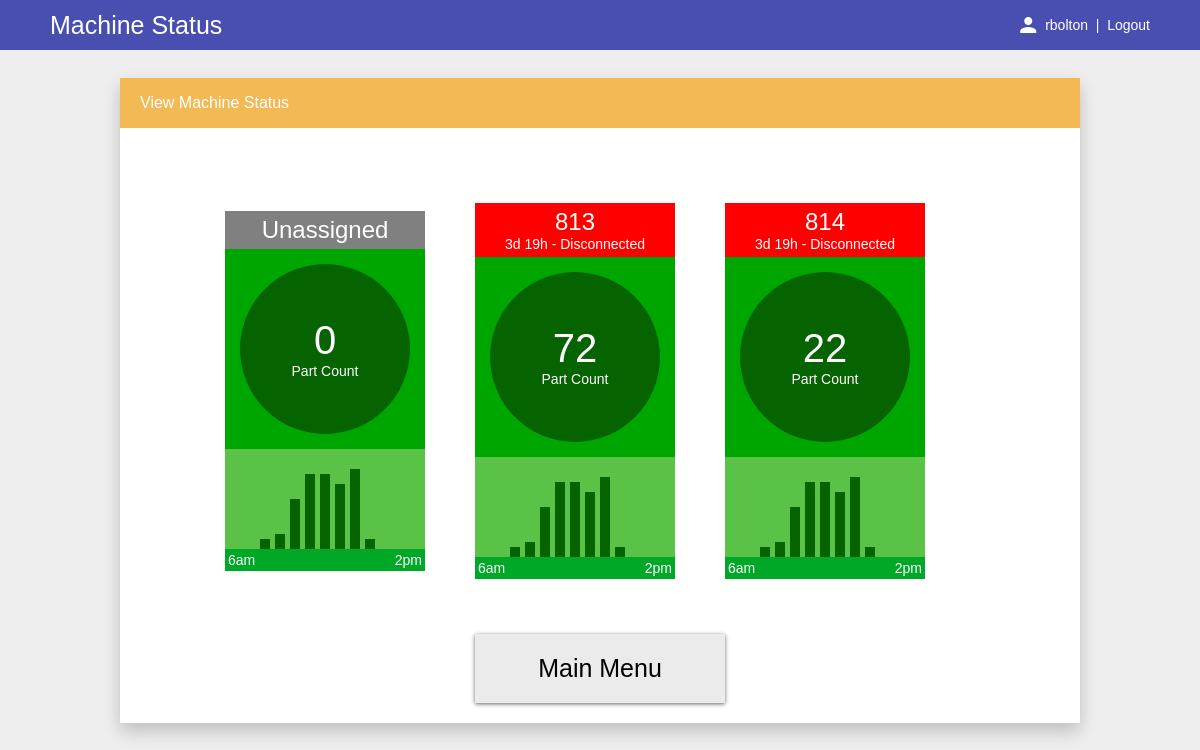
The page /machineStatus/machineStatus.php (signed in) on the database its author committed.
### tables this page shows
CREATE TABLE `user` (
  `employeeNumber` int(11) NOT NULL,
  `username` varchar(16) NOT NULL,
  `password` varchar(16) NOT NULL,
  `roles` int(11) NOT NULL,
  `permissions` int(11) NOT NULL DEFAULT '0',
  `firstName` varchar(16) NOT NULL,
  `lastName` varchar(16) NOT NULL,
  `email` varchar(32) NOT NULL
);

CREATE TABLE `sensor` (
  `id` int(11) NOT NULL,
  `sensorId` varchar(32) NOT NULL,
  `wcNumber` int(11) DEFAULT NULL,
  `lastContact` datetime DEFAULT NULL,
  `lastCount` datetime DEFAULT NULL,
  `partCount` int(11) NOT NULL DEFAULT '0',
  `resetTime` datetime DEFAULT NULL
);

### common/authentication.php (called while the page is built, shortened)
<?php
require_once 'userInfo.php';
class Authentication
{
   static public function isAuthenticated()
   {
      return (isset($_SESSION["authenticated"]) && ($_SESSION["authenticated"] == true));
   }
   static public function getAuthenticatedUser()
   {
      $authenticatedUser = null;
      if (isset($_SESSION["authenticatedUser"]) && ($_SESSION["authenticatedUser"] == true))
      {
         $authenticatedUser = UserInfo::loadByName($_SESSION["authenticatedUser"]);
      }
      return ($authenticatedUser);
   }
}
?>

### common/databaseKey.php (called while the page is built)
<?php
$SERVER = "localhost";
$USER = "root";
$PASSWORD = "";
$DATABASE = "pptp";
?>

### common/userInfo.php (called while the page is built, shortened)
<?php
require_once 'database.php';
class UserInfo
{
   static public function loadByName($username)
   {
      $userInfo = null;
      $database = new PPTPDatabase();
      $database->connect();
      if ($database->isConnected())
      {
         $result = $database->getUserByName($username);
         if ($result && ($row = $result->fetch_assoc()))
         {
            $userInfo = new UserInfo();
            $userInfo->initialize($row);
         }
      }
      return ($userInfo);
   }
   private function initialize($row)
   {
      $this->username = $row['username'];
   }
}
?>

### common/database.php (called while the page is built, shortened)
<?php
require_once 'databaseKey.php';
require_once 'time.php';
class MySqlDatabase implements Database
{
   function __construct(
      $server,
      $user,
      $password,
      $database)
   {
      $this->server = $server;
      $this->user = $user;
      $this->password = $password;
      $this->database = $database;
   }
   public function connect()
   {
      $this->connection = new mysqli($this->server, $this->user, $this->password, $this->database);
      if ($this->connection->connect_error)
      {
      }
      else
      {
         $this->isConnected = true;
      }
   }
   public function isConnected()
   {
      return ($this->isConnected);
   }
   public function query(
      $query)
   {
      $result = NULL;
      if ($this->isConnected())
      {
         $result = $this->connection->query($query);
      }
      return ($result);
   }
   private $server = "";
   private $user = "";
   private $password = "";
   private $database = "";
   private $connection;
   private $isConnected = false;
}
class PPTPDatabase extends MySqlDatabase
{
   public function getUserByName($username)
   {
      $query = "SELECT * FROM user WHERE username = \"$username\";";
      $result = $this->query($query);
      return ($result);
   }
   public function getSensors()
   {
      $query = "SELECT * FROM sensor ORDER BY wcNumber ASC;";
      $result = $this->query($query);
      return ($result);
   }
   public function getSensor($sensorId)
   {
      $query = "SELECT * FROM sensor WHERE sensorId = \"$sensorId\";";
      $result = $this->query($query);
      return ($result);
   }
}
?>

### common/time.php (called while the page is built, shortened)
<?php
class Time
{
   static public function now($format)
   {
      $dateTime = new DateTime();
      $dateTime->setTimezone(new DateTimeZone('America/New_York'));
      return ($dateTime->format($format));
   }
   static public function fromMySqlDate($dateString, $format)
   {
      $dateTime= new DateTime($dateString, new DateTimeZone('UTC'));
      $dateTime->setTimezone(new DateTimeZone('America/New_York'));
      return ($dateTime->format($format));
   }
}
?>

### machineStatus/machineStatusIndicator.php (the view, shortened to what this page needs)
<?php
require_once '../common/time.php';
class MachineStatus
{
   public static function toString($machineStatus)
   {
      $string = "";
      switch ($machineStatus)
      {
         case MachineStatus::DISCONNECTED:
            $string = "Disconnected";
            break;
         default:
            break;
      }
      return ($string);
   }
}
class MachineStatusIndicator
{
   public function __construct($sensorId, $wcNumber)
   {
      $this->sensorId = $sensorId;
      $this->wcNumber = $wcNumber;
      $this->database = new PPTPDatabase();
   }
   public function getHtml()
   {
      $html = "";
      $this->database->connect();
      if ($this->database->isConnected())
      {
         $this->getStatus($status, $uptime);
         $wcDescription = $this->wcNumber ? $this->wcNumber : "Unassigned";
         $statusClass = strtolower(MachineStatus::toString($status));
         $statusDescription = $this->getStatusDescription($status, $uptime);
         $partCount = $this->getPartCount();
         $hourlyGraph = $this->getHourlyGraph();
         $startTime = "6am";
         $endTime = "2pm";
         $html .=
         <<<HEREDOC
         <div class="flex-vertical machine-status-div $statusClass">
            <div class="flex-vertical machine-status-header-div">
               <div class="flex-horizontal wc-text">$wcDescription</div>
               <div id="status-time-$this->wcNumber" class="flex-horizontal small-text">$statusDescription</div>
            </div>
            <div class="flex-horizontal machine-status-body-div">
               <div class="flex-vertical machine-status-part-count-div">
                  <div id="part-count-$this->wcNumber" class="flex-horizontal part-count-text">$partCount</div>
                  <div class="flex-horizontal small-text">Part Count</div>
               </div>
            </div>
            $hourlyGraph
            <div class="flex-horizontal machine-status-footer-div small-text">
               <div>$startTime</div>
               <div>$endTime</div>
            </div>
         </div>
HEREDOC;
      }
      return ($html);
   }
   private function getStatus(&$status, &$uptime)
   {
      $status = MachineStatus::UNASSIGNED;
      $uptime = 0;
      if ($this->wcNumber != 0)
      {
         $status = MachineStatus::DISCONNECTED;
         $result = $this->database->getSensor($this->sensorId);
         if ($result && ($row = $result->fetch_assoc()))
         {
            $lastContact = new DateTime(Time::fromMySqlDate($row["lastContact"], "Y-m-d H:i:s"));
            $lastCount = new DateTime(Time::fromMySqlDate($row["lastCount"], "Y-m-d H:i:s"));
            $now = new DateTime(Time::now("Y-m-d H:i:s"));
            $countInterval = $lastCount->diff($now);
            $contactInterval = $lastContact->diff($now);
            if (($countInterval->d == 0) &&
                ($countInterval->h == 0) &&
                ($countInterval->i == 0) &&
                ($countInterval->s < 10))
            {
               $status = MachineStatus::ACTIVE;
               $uptime = $countInterval;
            }
            else if (($contactInterval->d == 0) &&
                     ($contactInterval->h == 0) &&
                     ($contactInterval->i == 0) &&
                     ($contactInterval->s < 10))
            {
               $status = MachineStatus::IDLE;
               $uptime = $countInterval;
            }
            else
            {
               $status = MachineStatus::DISCONNECTED;
               $uptime = $contactInterval;
            }
         }
      }
      return ($status);
   }
   private function getStatusDescription($status, $uptime)
   {
      $statusDescription = "";
      if ($status == MachineStatus::UNASSIGNED)
      {
         $statusDescription = MachineStatus::toString($status);
      }
      else
      {
         if ($uptime->d > 0)
         {
            $statusDescription = $uptime->d . "d " . $uptime->h . "h";
         }
         $statusDescription .= " - " . MachineStatus::toString($status);
      }
      return ($statusDescription);
   }
   private function getPartCount()
   {
      $result = $this->database->getSensor($this->sensorId);
      if ($result && ($row = $result->fetch_assoc()))
      {
         $partCount = $row["partCount"];
      }
      return ($partCount);
   }
   private function getHourlyPartCounts()
   {
      $partCounts = [0, 0, 45, 78, 78, 898, 456, 688, 345, 34, 0, 0];
      return ($partCounts);
   }
   private function getHourlyGraph()
   {
      $hourlyGraph =
      <<<HEREDOC
      <div class="flex-horizontal machine-status-graph-div">
         <div class="graph-bar" style="height:0%"></div>
         <div class="graph-bar" style="height:0%"></div>
         <div class="graph-bar" style="height:10%"></div>
         <div class="graph-bar" style="height:15%"></div>
         <div class="graph-bar" style="height:50%"></div>
         <div class="graph-bar" style="height:75%"></div>
         <div class="graph-bar" style="height:75%"></div>
         <div class="graph-bar" style="height:65%"></div>
         <div class="graph-bar" style="height:80%"></div>
         <div class="graph-bar" style="height:10%"></div>
         <div class="graph-bar" style="height:0%"></div>
         <div class="graph-bar" style="height:0%"></div>
      </div>
HEREDOC;
      return ($hourlyGraph);
   }
   private $sensorId = 0;
   private $wcNumber = 0;
   private $database;
}
?>

### common/header.php
<?php
require_once 'authentication.php';
class Header
{
   public static function render($pageTitle)
   {
      echo
<<<HEREDOC
      <div class="header-div">
         <span class="page-title">$pageTitle</span>
HEREDOC;
      if (Authentication::isAuthenticated())
      {
         $username = Authentication::getAuthenticatedUser()->username;
         echo
<<<HEREDOC
            <div class="flex-horizontal">
               <i class="material-icons" style="margin-right:5px; color: #ffffff; font-size: 24px;">person</i>
               <div class="nav-username">$username&nbsp | &nbsp</div>
               <a class="nav-link" href="/pptp/home.php?action=logout">Logout</a>
            </div>
HEREDOC;
      }
      echo "</div>";
   }
}
?>

### machineStatus/viewMachineStatusPage.php (shortened to what this page needs)
<?php
require_once '../common/database.php';
require_once '../common/navigation.php';
require_once 'machineStatusIndicator.php';
class MachineStatusPage
{
   public static function getHtml()
   {
      $machineStatus = MachineStatusPage::getMachineStatus();
      $navBar = MachineStatusPage::navBar();
      $html =
      <<<HEREDOC
      <form id="timeCardForm" action="timeCard.php" method="POST"></form>
      <div class="flex-vertical card-div">
         <div class="card-header-div">View Machine Status</div>
         <div class="flex-horizontal content-div" style="height:400px;">
            $machineStatus
         </div>
         $navBar
      </div>
      <script src="machineStatus.js"></script>
      <script>
         // Start a one-second timer to update the machine status div.
         setInterval(function(){updateMachineStatus();}, 1000);
      </script>
HEREDOC;
      return ($html);
   }
   public static function render()
   {
      echo (MachineStatusPage::getHtml());
   }
   public static function getMachineStatus()
   {
      $html = "<div id=\"machine-status-container\" class=\"flex-horizontal\">";
      $database = new PPTPDatabase();
      $database->connect();
      if ($database->isConnected())
      {
         $result = $database->getSensors();
         if ($result)
         {
            while ($row = $result->fetch_assoc())
            {
               $machineStatusIndicator = new MachineStatusIndicator($row["sensorId"], $row["wcNumber"]);
               $html .= $machineStatusIndicator->getHtml();
            }
         }
      }
      $html .= "</div>";
      return ($html);
   }
   private static function navBar()
   {
      $navBar = new Navigation();
      $navBar->start();
      $navBar->mainMenuButton();
      $navBar->end();
      return ($navBar->getHtml());
   }
}
?>

### common/flex.css (style rules this page uses)
.flex-horizontal { display: flex; flex-direction: row; align-items:center; justify-content: center; }
.flex-vertical { display: flex; flex-direction: column; align-items:center; justify-content: center; }

### pptpTools.css (style rules this page uses)
body { margin: 0px; font-family: "lucida grande",tahoma,verdana,arial,sans-serif; background: #eee; }
.header-div { display: flex; flex-direction: row; justify-content: space-between; align-items: center; height: 50px; background: #484fb0; padding-left: 50px; padding-right: 50px; }
.page-title { font-size: 25px; color: #ffffff; }
.nav-username { font-size: 14px; color: #ffffff; }
.nav-link { font-size: 14px; color: #ffffff; text-decoration: none; }
.card-div { justify-content: flex-start; background: #ffffff; box-shadow: 0px 8px 16px 0px rgba(0,0,0,0.2); align-items: stretch; width: 80%; height: 625px; padding-bottom: 20px; }
.card-header-div { display: flex; flex-direction: row; justify-content: flex-start; align-items: center; background: #f2b955; font-size: 16px; color: #ffffff; padding-left: 20px; height: 50px; }
.content-div { flex-grow: 1; padding-top: 20px; height:400px }

### machineStatus/machineStatus.css (style rules this page uses)
.machine-status-div { width: 200px; margin-right: 50px; align-items: stretch; font-family: "lucida grande",tahoma,verdana,arial,sans-serif; color: #ffffff; }
.machine-status-header-div { background: grey; padding: 5px; }
.disconnected .machine-status-header-div { background: red; }
.machine-status-body-div { background: #00a600; height: 200px; }
.machine-status-part-count-div { background: #056300; border-radius: 50%; height: 85%; width: 85%; }
.machine-status-graph-div { background: #5ac246; height: 100px; align-items: flex-end; justify-content: flex-start; }
.graph-bar { background: #056300; width: 10px; margin-left: 5px; }
.machine-status-footer-div { background: #00a827; justify-content: space-between; padding: 3px; }
.wc-text { font-size: 24px; }
.part-count-text { font-size: 40px; }
.small-text { font-size: 14px; }

### rows shown on the page
user: username "rbolton"
sensor: wcNumber "Unassigned", partCount "0"
sensor: wcNumber "813", lastContact "3d 19h - Disconnected", partCount "72"
sensor: wcNumber "814", lastContact "3d 19h - Disconnected", partCount "22"

### other values the page prints
$pageTitle "Machine Status"
